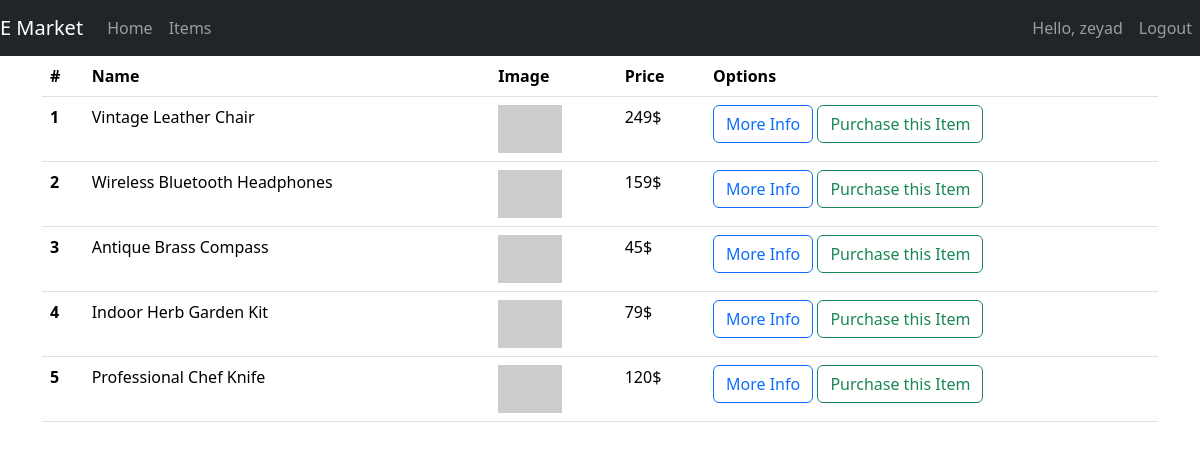
The page /items/ (signed in) on the database its author committed.
### main/models.py (models this page shows, shortened)
class Item(models.Model):
    name = models.CharField(max_length=200)
    price = models.IntegerField()
    description = models.CharField(max_length=2000)
    image_url = models.CharField(max_length=256)
    owner = models.ForeignKey(User, default=None, blank=True, on_delete=models.CASCADE, null=True)

### main/views.py (the view)
# urls.py: path('items/', items_page , name="items"),
def items_page (request):
    if request.method == "GET":
        items = Item.objects.all()
        return render(request, template_name="main/items.html", context={'items' : items})
    elif request.method == "POST":
        ...

### main/templates/main/items.html (shortened to what this page needs)
{% extends 'main/base.html' %}
{% block content %}
<table class="table table-hover">
    <thead>
      <tr>
        <th scope="col">#</th>
        <th scope="col">Name</th>
        <th scope="col">Image</th>
        <th scope="col">Price</th>
        <th scope="col">Options</th>
      </tr>
    </thead>
    <tbody>
        {% for item in items %}
            <tr>
                <th scope="row">{{ item.pk }}</th>
                <td>{{ item.name }}</td>
                <td>
                    <img alt="image" style="width:64px" src="{{ item.image_url }}">
                </td>
                <td>{{ item.price }}$</td>
                <td>
                    <button type="button" class="btn btn-outline-primary"
                            data-bs-toggle="modal" data-bs-target="#Modal-MoreInfo{{ item.pk }}">
                        More Info
                    </button>
                    <button
                            type="button" class="btn btn-outline-success"
                            data-bs-toggle="modal" data-bs-target="#Modal-PurchaseConfirm{{ item.pk }}">
                        Purchase this Item
                    </button>
                </td>
            </tr>
        {% endfor %}
    </tbody>
  </table>
{% endblock %}

### main/templates/main/includes/navbar.html (shortened to what this page needs)
<nav class="navbar navbar-expand-md navbar-dark bg-dark">
    <a class="navbar-brand" href="{% url 'home' %}">E Market</a>
    <div class="collapse navbar-collapse" id="navbarNav">
        <ul class="navbar-nav">
            <li class="nav-item active">
                <a class="nav-link" href="{% url 'home' %}">Home</a>
            </li>
            <li class="nav-item">
                <a class="nav-link" href="{% url 'items' %}">Items</a>
            </li>
        </ul>
        <ul class="navbar-nav ms-auto">
            {% if user.is_authenticated  %}
                <li class="nav-item">
                    <a class="nav-link" href="#">Hello, {{ user.username }}</a>
                </li>
                <li class="nav-item">
                    <a class="nav-link" href="{% url 'logout' %}">Logout</a>
                </li>
            {% endif %}
        </ul>
    </div>
</nav>

### rows shown on the page
Item: pk "1", name "Vintage Leather Chair", price "249"
Item: pk "2", name "Wireless Bluetooth Headphones", price "159"
Item: pk "3", name "Antique Brass Compass", price "45"
Item: pk "4", name "Indoor Herb Garden Kit", price "79"
Item: pk "5", name "Professional Chef Knife", price "120"

### other values the page prints
{{ user.username }} "zeyad"
